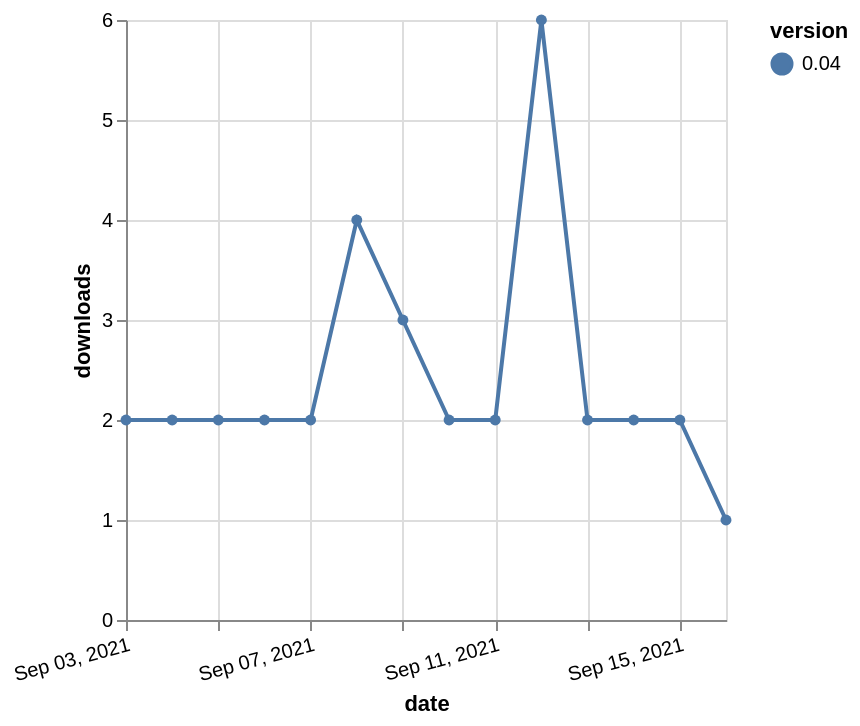

Express this chart as Vega-Lite.
### Vega-Lite specification from a JSON file in a GitHub repository (floating-point values rounded to 4 significant figures)
{"$schema": "https://vega.github.io/schema/vega-lite/v5.json", "description": "A simple bar chart with embedded data.", "data": {"values": [{"date": "2021-09-03", "total": 2779, "delta": 2, "version": "0.04"}, {"date": "2021-09-04", "total": 2781, "delta": 2, "version": "0.04"}, {"date": "2021-09-05", "total": 2783, "delta": 2, "version": "0.04"}, {"date": "2021-09-06", "total": 2785, "delta": 2, "version": "0.04"}, {"date": "2021-09-07", "total": 2787, "delta": 2, "version": "0.04"}, {"date": "2021-09-08", "total": 2791, "delta": 4, "version": "0.04"}, {"date": "2021-09-09", "total": 2794, "delta": 3, "version": "0.04"}, {"date": "2021-09-10", "total": 2796, "delta": 2, "version": "0.04"}, {"date": "2021-09-11", "total": 2798, "delta": 2, "version": "0.04"}, {"date": "2021-09-12", "total": 2804, "delta": 6, "version": "0.04"}, {"date": "2021-09-13", "total": 2806, "delta": 2, "version": "0.04"}, {"date": "2021-09-14", "total": 2808, "delta": 2, "version": "0.04"}, {"date": "2021-09-15", "total": 2810, "delta": 2, "version": "0.04"}, {"date": "2021-09-16", "total": 2811, "delta": 1, "version": "0.04"}]}, "width": "container", "mark": {"type": "line", "point": {"filled": true}}, "encoding": {"x": {"field": "date", "type": "temporal", "timeUnit": "yearmonthdate", "title": "date", "axis": {"labelAngle": -15}}, "y": {"field": "delta", "type": "quantitative", "title": "downloads"}, "color": {"field": "version", "type": "nominal"}, "tooltip": {"field": "delta"}}}
